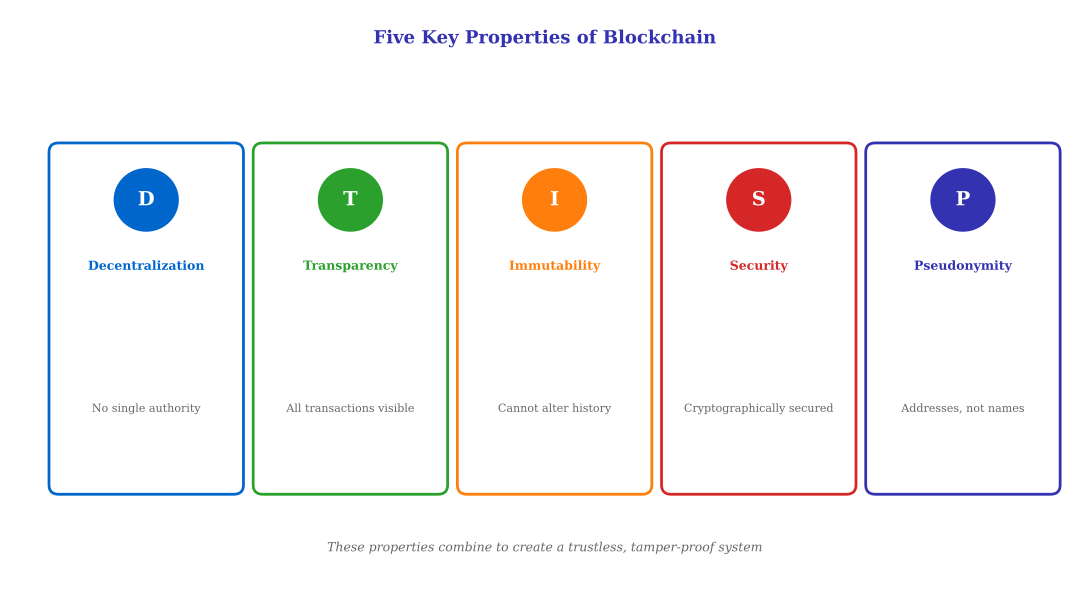

The script that saved this image:
"""Blockchain Properties - 5 key properties infographic"""
from pathlib import Path
import matplotlib.pyplot as plt
import matplotlib.patches as mpatches
from matplotlib.patches import FancyBboxPatch, Circle
import numpy as np

plt.rcParams.update({
    'font.size': 10, 'axes.labelsize': 10, 'axes.titlesize': 11,
    'xtick.labelsize': 9, 'ytick.labelsize': 9, 'legend.fontsize': 9,
    'figure.dpi': 150, 'font.family': 'serif'
})

MLPURPLE = '#3333B2'
MLBLUE = '#0066CC'
MLORANGE = '#FF7F0E'
MLGREEN = '#2CA02C'
MLRED = '#D62728'

fig, ax = plt.subplots(figsize=(11, 6))
ax.set_xlim(0, 11)
ax.set_ylim(0, 6)
ax.axis('off')

# Title
ax.text(5.5, 5.7, 'Five Key Properties of Blockchain', ha='center', va='center',
        fontsize=13, fontweight='bold', color=MLPURPLE)

properties = [
    ('Decentralization', 'No single authority', MLBLUE, 'D'),
    ('Transparency', 'All transactions visible', MLGREEN, 'T'),
    ('Immutability', 'Cannot alter history', MLORANGE, 'I'),
    ('Security', 'Cryptographically secured', MLRED, 'S'),
    ('Pseudonymity', 'Addresses, not names', MLPURPLE, 'P'),
]

# Draw 5 boxes in a row
box_width = 1.8
box_height = 3.5
spacing = 0.3
start_x = 0.5

for i, (name, desc, color, letter) in enumerate(properties):
    x = start_x + i * (box_width + spacing)
    y = 1

    # Main box
    box = FancyBboxPatch((x, y), box_width, box_height, boxstyle="round,pad=0.1",
                          facecolor='white', edgecolor=color, linewidth=2)
    ax.add_patch(box)

    # Icon circle at top
    circle = Circle((x + box_width/2, y + box_height - 0.5), 0.35,
                    facecolor=color, edgecolor='white', linewidth=2)
    ax.add_patch(circle)
    ax.text(x + box_width/2, y + box_height - 0.5, letter, ha='center', va='center',
            fontsize=14, fontweight='bold', color='white')

    # Property name
    ax.text(x + box_width/2, y + box_height - 1.2, name, ha='center', va='center',
            fontsize=9, fontweight='bold', color=color, wrap=True)

    # Description
    ax.text(x + box_width/2, y + 0.8, desc, ha='center', va='center',
            fontsize=8, color='#666666', wrap=True)

# Bottom note
ax.text(5.5, 0.3, 'These properties combine to create a trustless, tamper-proof system',
        ha='center', fontsize=9, style='italic', color='#666666')

plt.tight_layout()
plt.savefig(Path(__file__).parent / 'blockchain_properties.pdf',
            format='pdf', dpi=300, bbox_inches='tight')
plt.close()
